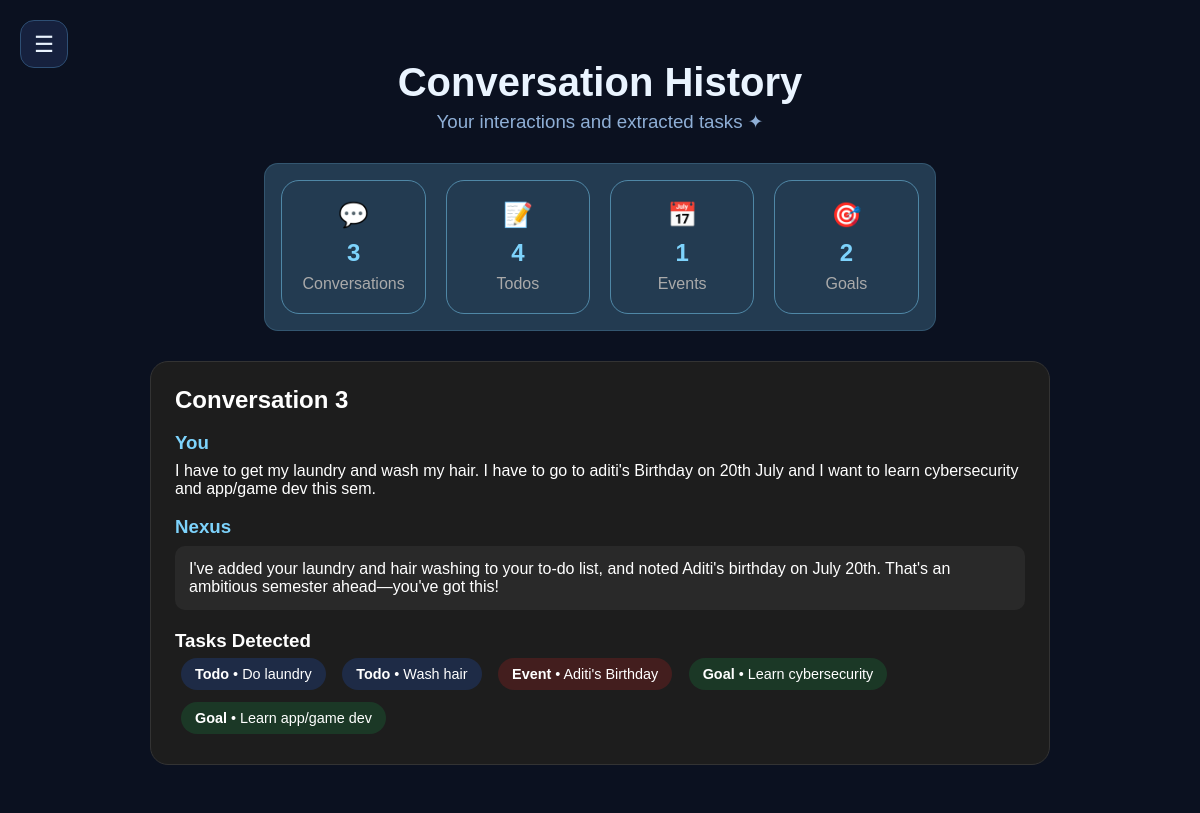
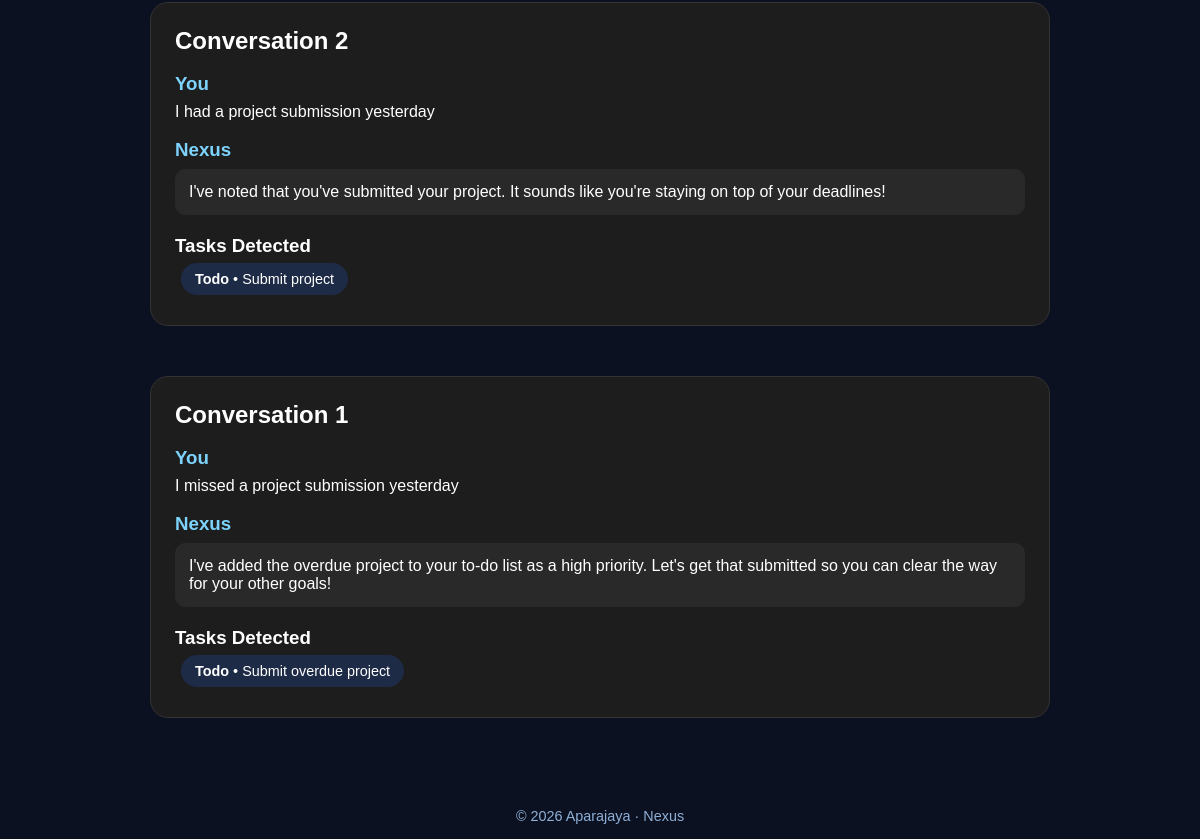
Before: /history with the older database file (2 pictures, top to bottom).
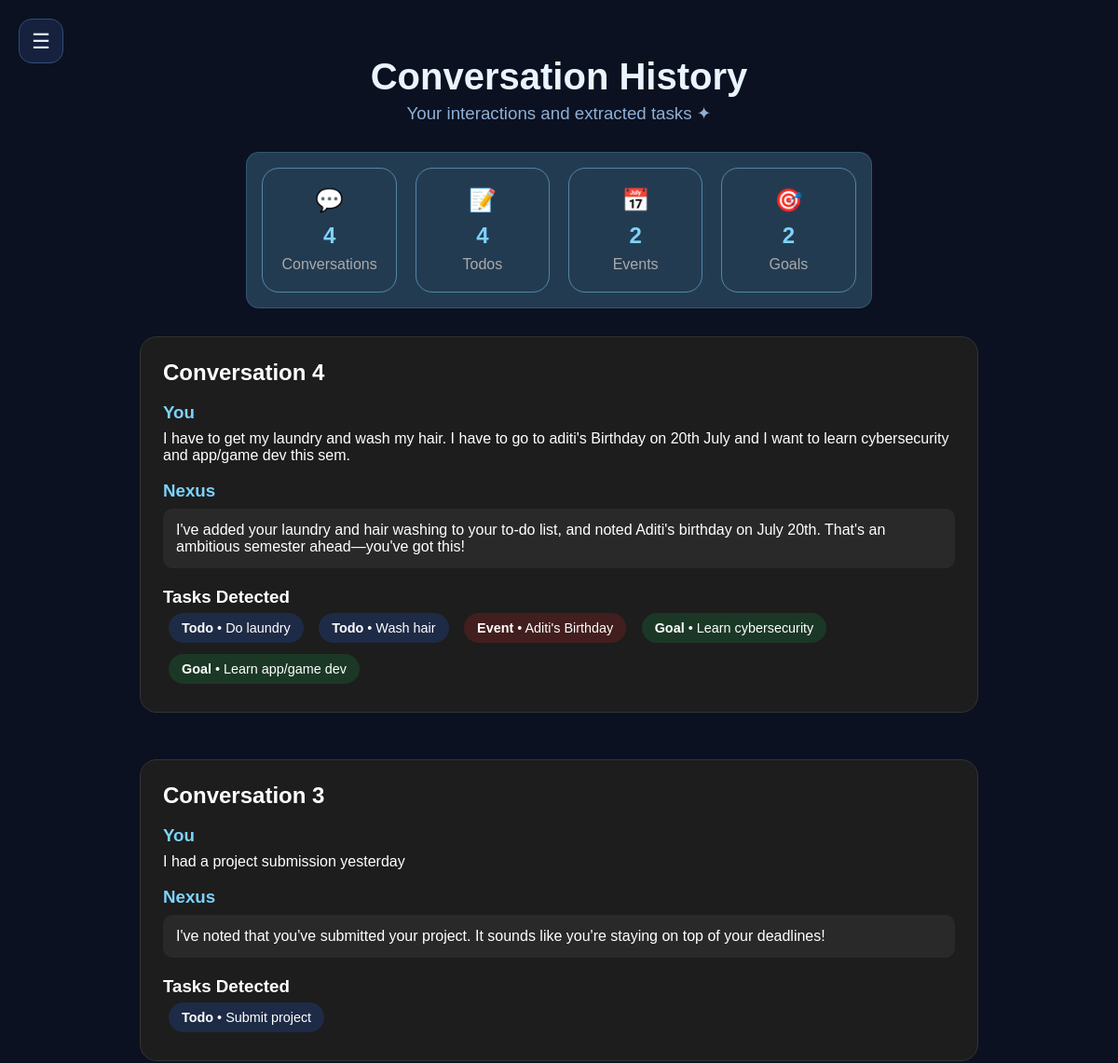
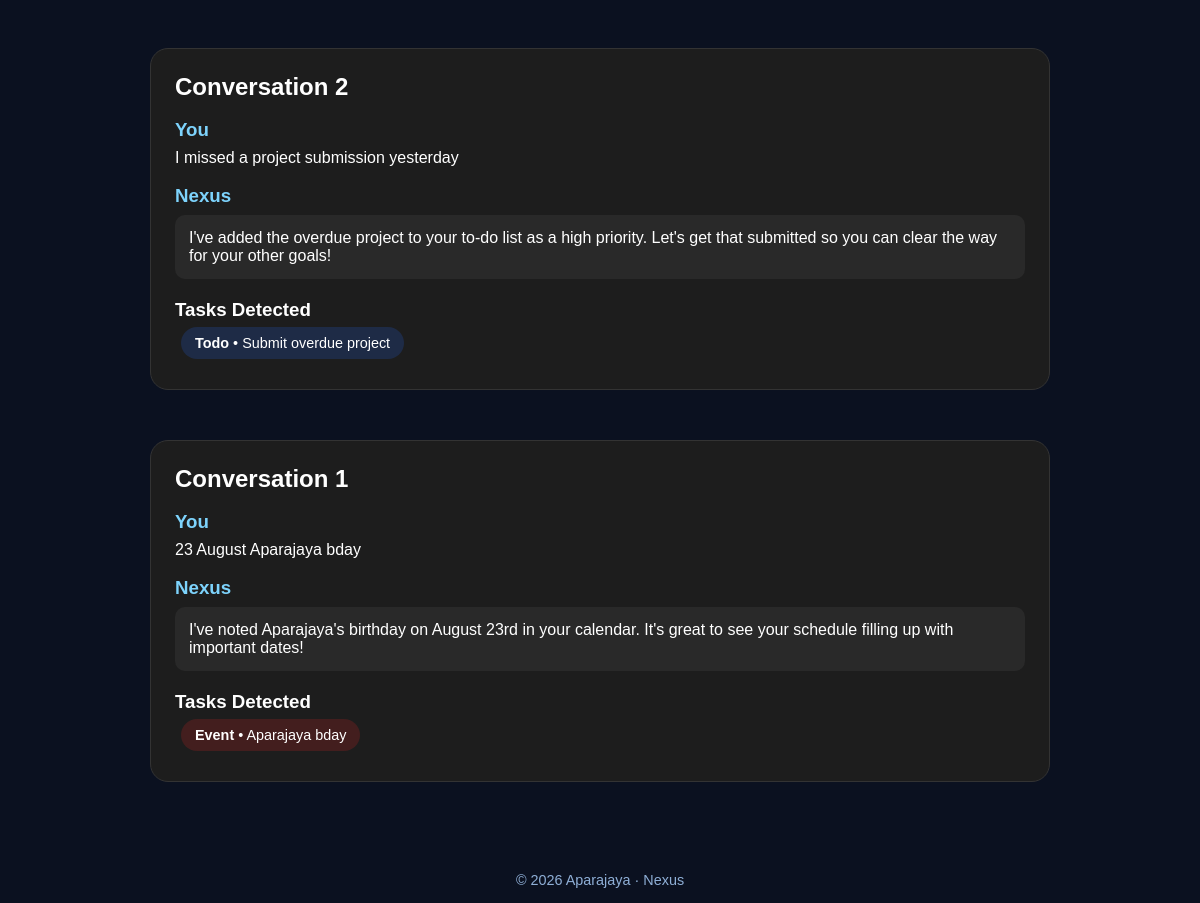
After: the same page with the newer database file (2 pictures, top to bottom).
### tables this page shows
CREATE TABLE HISTORY (
        id INTEGER PRIMARY KEY AUTOINCREMENT,
        user_input TEXT NOT NULL,
        response TEXT NOT NULL,
        timestamp DATETIME DEFAULT CURRENT_TIMESTAMP
    );

CREATE TABLE TASKS (
        id INTEGER PRIMARY KEY AUTOINCREMENT,
        history_id INTEGER NOT NULL,
        intent TEXT NOT NULL,
        title TEXT,
        details TEXT,
        due_datetime TEXT,
        created_at DATETIME DEFAULT CURRENT_TIMESTAMP,
        updated_at DATETIME,
        completed_at DATETIME,
        completed BOOLEAN DEFAULT 0,
        priority TEXT,
        category TEXT,
        status TEXT,
        FOREIGN KEY (history_id) REFERENCES HISTORY(id)
    );

### app.py (the view)
@app.route('/history')
def history_page():
    stats = {
        "conversations": 0,
        "todos": 0,
        "events": 0,
        "goals": 0
    }
    stats["conversations"] = cursor.execute("SELECT COUNT(*) FROM HISTORY").fetchone()[0]
    stats["todos"] = cursor.execute("SELECT COUNT(*) FROM TASKS WHERE intent='Todo'").fetchone()[0]
    stats["events"] = cursor.execute("SELECT COUNT(*) FROM TASKS WHERE intent='Event'").fetchone()[0]
    stats["goals"] = cursor.execute("SELECT COUNT(*) FROM TASKS WHERE intent='Goal'").fetchone()[0]
    history = load_history()
    return render_template('history.html', history=history, stats=stats)

### templates/history.html (shortened to what this page needs)
<!DOCTYPE html>
<html>
<head>
    <link rel="stylesheet"
      href="{{ url_for('static', filename='css/common.css') }}">
    <link rel="stylesheet"
          href="{{ url_for('static', filename='css/history.css') }}">
</head>
<body>
    <div class="navbar-container">
            <button type="button" class="navbar">☰</button>
        </div>
    <header class="page-header">
        <h1>Conversation History</h1>
        <h3>Your interactions and extracted tasks ✦︎</h3>
    </header>
    <div class="summary-grid">
        <div class="summary-card">
            <h3>💬</h3>
            <span>{{ stats.conversations }}</span>
            <p>Conversations</p>
        </div>
        <div class="summary-card">
            <h3>📝</h3>
            <span>{{ stats.todos }}</span>
            <p>Todos</p>
        </div>
        <div class="summary-card">
            <h3>📅</h3>
            <span>{{ stats.events }}</span>
            <p>Events</p>
        </div>
        <div class="summary-card">
            <h3>🎯</h3>
            <span>{{ stats.goals }}</span>
            <p>Goals</p>
        </div>
    </div>
    <div class="history-container">
    {% if history %}
        {% for item in history|reverse %}
            <div class="history-card">
                <div class="history-header">
                    <h2>Conversation {{ loop.revindex }}</h2>
                </div>
                <div class="message-block">
                    <h3>You</h3>
                    <p>{{ item.user_input }}</p>
                </div>
                <div class="message-block">
                    <h3>Nexus</h3>
                    <div class="assistant-response">
                        {{ item.response|safe }}
                    </div>
                </div>
                {% if item.tasks %}
                <div class="task-summary">
                    <h3>Tasks Detected</h3>
                    {% for task in item.tasks %}
                    <div class="task-chip {{ task.intent|lower }}">
                        <strong>{{ task.intent }}</strong>
                        {% if task.title %}
                        • {{ task.title }}
                        {% endif %}
                    </div>
                    {% endfor %}
                </div>
                {% endif %}
            </div>
        {% endfor %}
    {% else %}
        <div class="empty-history">
            <h2>No conversations yet.</h2>
            <p>Start chatting with Nexus to see your history here.</p>
        </div>
    {% endif %}
    </div>
    <footer>
        © 2026 Aparajaya · Nexus
    </footer>
</body>
</html>

### static/css/common.css (style rules this page uses)
:root { --bg:#0B1120; --card:#16213E; --card-hover:#1D3557; --surface:#23395D; --surface-hover:#2E4F74; --accent:#5FA8FF; --accent-light:#BFD8FF; --text:#EAF4FF; --text-secondary:#8FAFD6; --border:#2E4F74; --shadow:0 8px 24px rgba(0,0,0,.35); }
* { margin:0; padding:0; box-sizing:border-box; font-family:Arial, Helvetica, sans-serif; }
body { background:var(--bg); color:var(--text); min-height:100vh; display:flex; flex-direction:column; align-items:center; }
h1 { margin:30px 0; font-size:2.5rem; color:var(--text); }
.page-header { text-align:center; margin-top:30px; }
.page-header h1 { margin-bottom:6px; }
.page-header h3 { color:var(--text-secondary); font-weight:400; }
.navbar-container { position:fixed; top:20px; left:20px; z-index:1000; }
.navbar { width:48px; height:48px; border:none; border-radius:14px; background:var(--card); color:var(--text); font-size:1.4rem; cursor:pointer; border:1px solid var(--border); box-shadow:0 8px 24px var(--shadow); transition:.2s; }
footer { margin-top:25px; margin-bottom:15px; color:var(--text-secondary); font-size:.9rem; }

### static/css/history.css (style rules this page uses)
body { background:#0B1120; color:white; font-family:Arial, Helvetica, sans-serif; margin:0; }
.summary-grid { display:grid; grid-template-columns:repeat(4,1fr); gap:20px; max-width:910px; margin:30px auto; padding:16px; background:rgba(125,211,252,.22); border:1px solid rgba(125,211,252,.18); border-radius:14px; }
.summary-card { padding:20px; text-align:center; border:1px solid rgb(125, 211, 252, 0.5); border-radius:18px; }
.summary-card h3 { margin-bottom:10px; font-size:1.5rem; }
.summary-card span { display:block; font-size:1.5rem; font-weight:bold; color:#7dd3fc; }
.summary-card p { margin-top:8px; color:#aaa; }
.history-container { width:900px; margin:auto; padding-bottom:40px; display:flex; flex-direction:column; gap:25px; }
.history-card { padding:24px; margin-bottom:25px; background:#1d1d1d; border:1px solid #333; border-radius:18px; }
.history-header { margin-bottom:18px; }
.message-block { margin-bottom:18px; }
.message-block h3 { margin-bottom:8px; color:#7dd3fc; }
.assistant-response { padding:14px; background:#292929; border-radius:10px; }
.task-summary { margin-top:20px; }
.task-chip { display:inline-block; margin:6px; padding:8px 14px; font-size:.9rem; border-radius:20px; }
.task-chip.todo { background:#2563eb33; }
.task-chip.event { background:#dc262633; }
.task-chip.goal { background:#16a34a33; }

Changed rows visible on the page:
added HISTORY: user_input "23 August Aparajaya bday", response "I've noted Aparajaya's birthday on August 23rd in your calendar. It's great to see your schedule filling up with important dates!"
added TASKS: intent "Event", title "Aparajaya bday", shown under "23 August Aparajaya bday"
Other visible differences:
{{ stats.conversations }}: "3" → "4"
{{ stats.events }}: "1" → "2"
